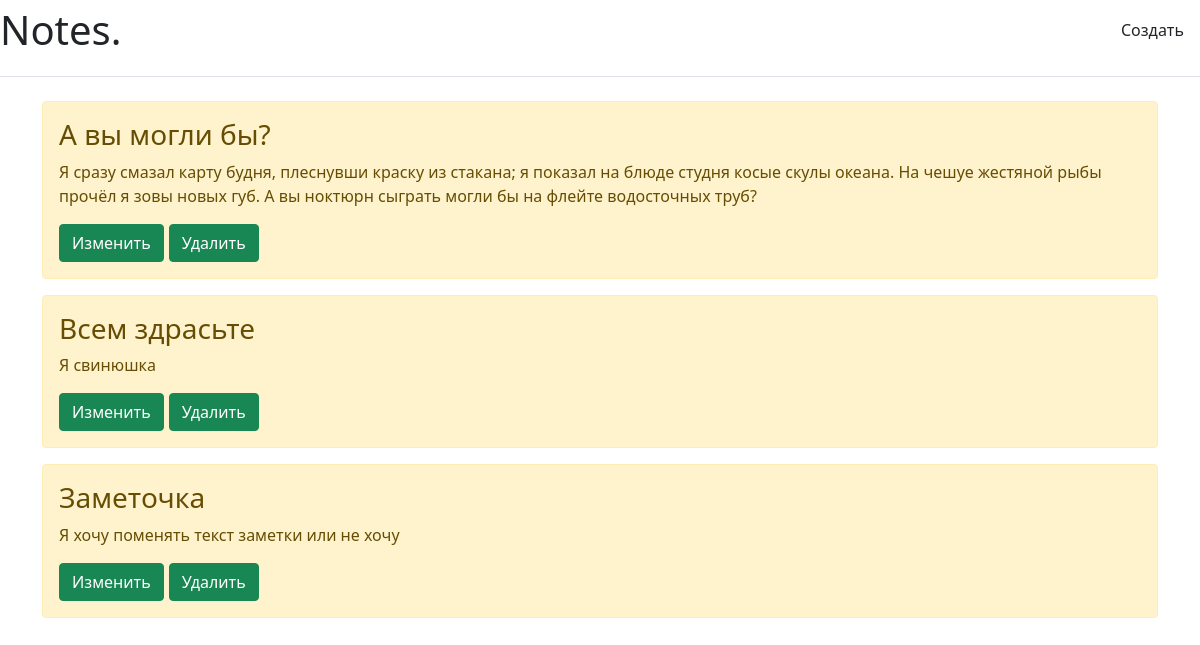
The page / on the database its author committed.
### mainnotes/models.py (models this page shows, shortened)
class Note(models.Model):
    title = models.CharField('Название', max_length=20)
    text = models.TextField('Запись', blank=True, null=True)

### mainnotes/views.py (the view)
# urls.py: path('', views.index, name='notes'),
def index(request):
    notes = Note.objects.all()
    return render(request, 'mainnotes/index.html', {'title': 'Главная страница', 'notes': notes})

### mainnotes/templates/mainnotes/index.html (shortened to what this page needs)
<!doctype html>
<html lang="en">
<head>
    <link rel="stylesheet" href="https://cdn.jsdelivr.net/npm/bootstrap@5.1.3/dist/css/bootstrap.min.css">
</head>
<body>
    <div class="d-flex flex-column flex-md-row align-items-center pb-3 mb-4 border-bottom">
      <a href="/" class="d-flex align-items-center text-dark text-decoration-none" mb-checked="1" data-tip="">
        <span class="fs-1">Notes.</span>
      </a>
      <nav class="d-inline-flex mt-2 mt-md-0 ms-md-auto">
        <a class="me-3 py-2 text-dark text-decoration-none" href="/note" mb-checked="1" data-tip="">Создать</a>
      </nav>
    </div>
    <div class="container">
    {% if notes %}
        {% for e in notes %}
            <div class="alert alert-warning mt-2">
                <h3>{{ e.title }}</h3>
                <p>{{ e.text }}</p>
                <div class="btn-group">
                <a class="btn btn-success" style="border-radius:4px" href="{% url 'note-update' e.pk %}">Изменить</a>
                <form method="post" action="{% url 'note-delete' e.pk %}"  style="margin-left:5px">
                    <button type="submit" class="btn btn-success">Удалить</button>
                </form>
                    </div>
            </div>
        {% endfor %}
    {% else %}
        <p>Нет заметок....</p>
    {% endif %}
    </div>
</body>
</html>

### rows shown on the page
Note: title "А вы могли бы?", text "Я сразу смазал карту будня, плеснувши краску из стакана; я показал на блюде студня косые скулы океана. На чешуе жестяной рыбы прочёл я зовы новых губ. А вы ноктюрн сыграть могли бы на флейте водосточных труб?"
Note: title "Всем здрасьте", text "Я свинюшка"
Note: title "Заметочка", text "Я хочу поменять текст заметки или не хочу"
